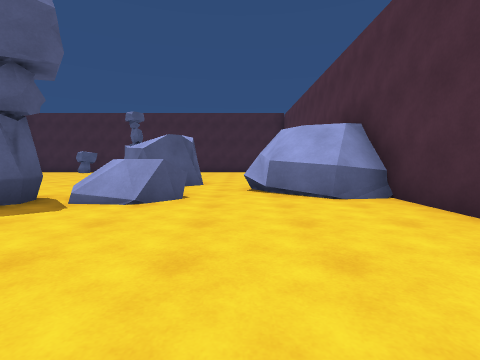
view 1 (above)

16 first-person views from a walk through a Unity game level. The camera is 1.2 m above the floor, tilts 4° down and sees 85° across. The floor is counted in squares, 2 m on a side. Each view is taken from the middle of a square. On the plan, view 1 faces up. The plan holds only what a view shows up to about 9 squares ahead; the rest is blank. The player character is not drawn.

view 2
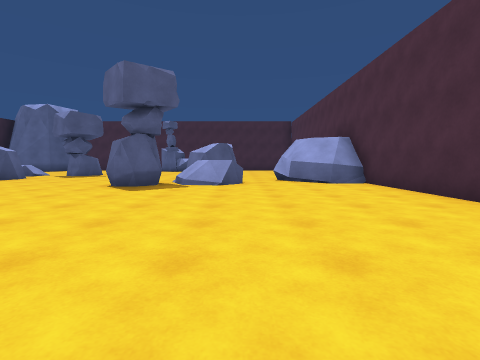

view 3
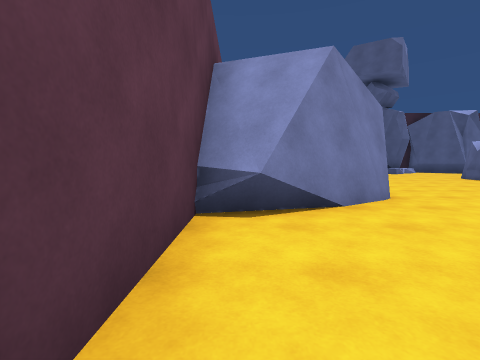

view 4
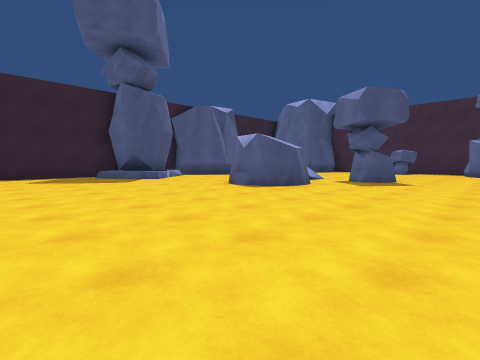

view 5
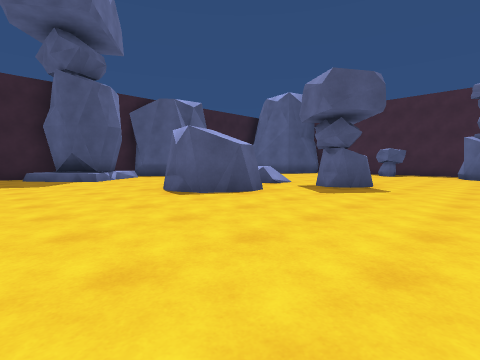

view 6
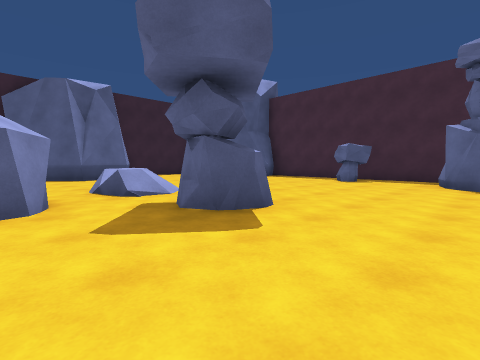

view 7
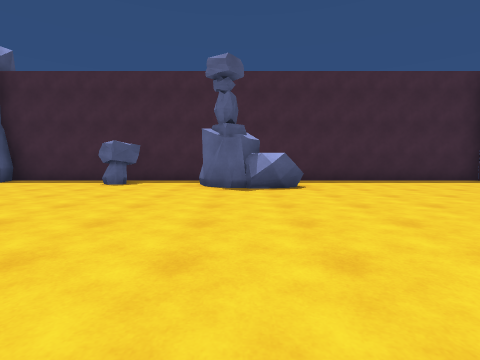

view 8
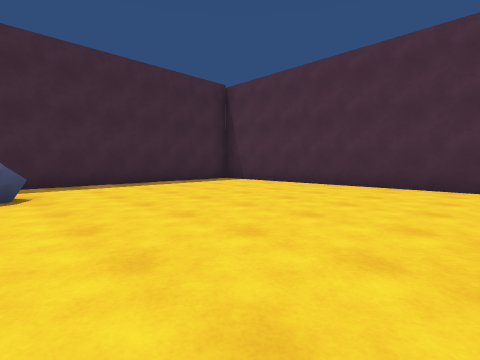

view 9
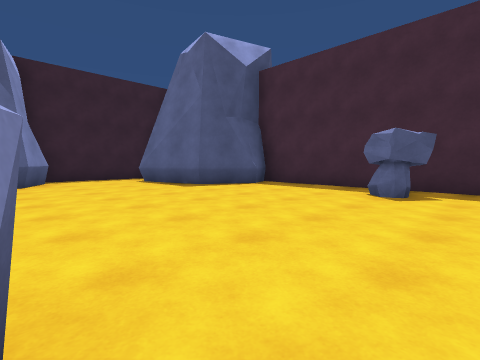

view 10
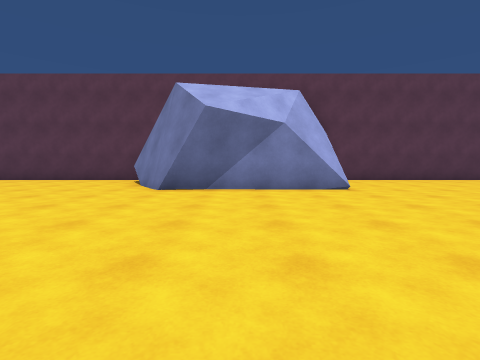

view 11
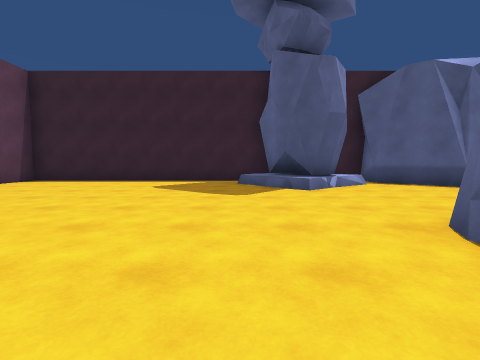

view 12
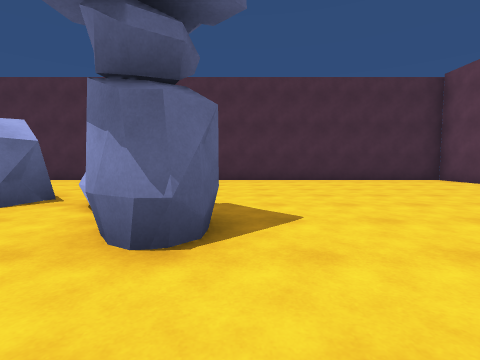

view 13
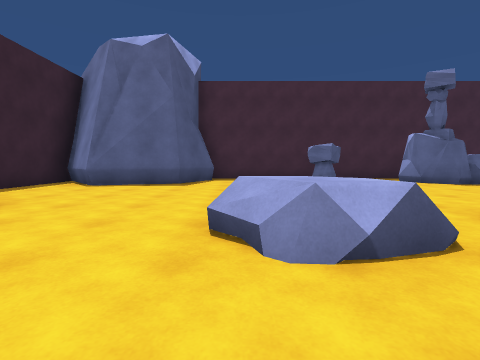

view 14
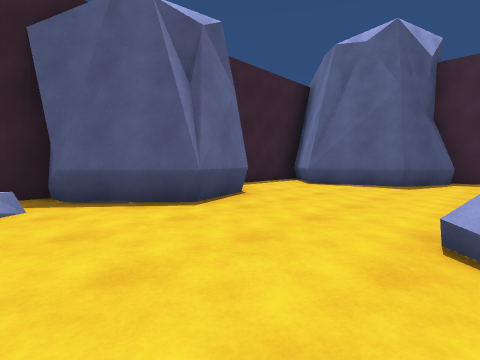

view 15
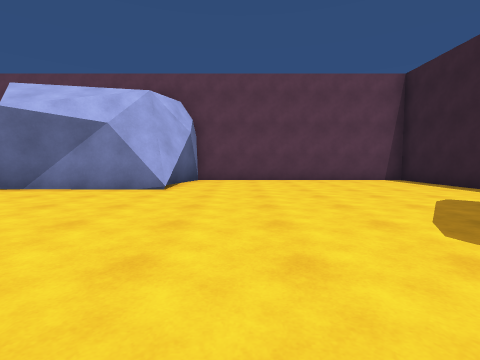

view 16
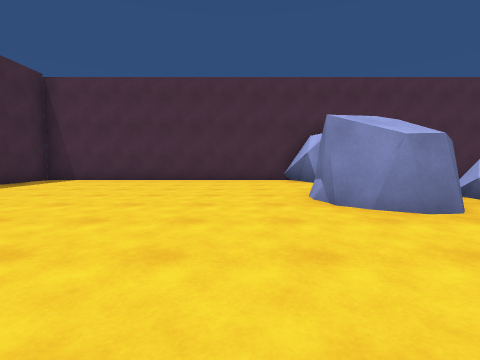

### Floor plan
Points are (right, up) in squares from view 1. A wall is a line through its corners. A room is listed if a view was taken in it or the views show most of it. See-through windows are left out.
Room 1 (views 1, 2, 3, 4, 5, 6, 7, 8, 9, 10, 11, 12, 13, 14, 15, 16)
walls: (-7.5, 8) (-7.9, 8); (-7.8, 7.9) (-8.2, 8.1); (-7.3, 8.5) (-7.6, 7.9); (-4.4, 3.6) (-3.9, 4.3); (-4.4, 3.6) (-4.1, 4.1); (-3.2, 4.2) (-3, 3.7) (-3.5, 3.3) (-4.2, 3.3) (-4.3, 3.9); (-3.8, 3.1) (-4.5, 3.7) (-3.9, 4.2); (-3.6, 3.2) (-4.2, 3.3); (-3.7, 3.1) (-4.2, 3.4); (0.6, 5.1) (0.5, 6.3); (-5.2, -0.7) (-3.8, -2.9); (-7, -0.9) (-5.7, -0.3) (-5.1, -0.9); (1.2, 6.8) (1.8, 7.1) (2.5, 7.2) (2.5, 15.3) (-3.8, 15.3); (1.3, 6.9) (2.3, 7.2); (-9.2, -0.7) (-5.8, -0.8); (1.6, 4.3) (0.8, 4.9) (0.5, 6.4); (1.9, 6.9) (2.5, 7.6); (-9.5, -1.8) (-9.2, -1) (-8.7, -0.7); (-4.1, -2.5) (-4.2, -3); (-14.7, 4.2) (-15.3, 3.7); (-15, 5.6) (-14.4, 5.2) (-14.3, 4.9) (-14.4, 4.5) (-14.8, 4.2); (-3.9, -2.8) (-4.1, -3.6); (-15, 4.5) (-15.2, 3.9) (-15.6, 3.7); (-6.1, 15.3) (-12.2, 15.3) (-11.9, 14.5) (-12.6, 13.1) (-14.7, 12.5) (-16.2, 14.1) (-16.2, 10.2); (-4.4, -3.5) (2.5, -3.5) (2.5, 5); (-16.2, 4) (-16.2, -3.5) (-9.7, -3.5) (-9.2, -1.8); (-15.6, 10.3) (-14.6, 9.8) (-14.1, 8.3) (-15.5, 6.8)
low walls: (-7.5, 8.1) (-7.8, 7.9); (-6.1, -0.8) (-5.3, -0.4); (-9.5, -1.3) (-9.2, -0.7); (-4.2, -2.3) (-3.8, -3.5); (-14.9, 6.2) (-14.4, 5.7); (-3.8, -2.9) (-4.1, -3.5); (-15.1, 4.6) (-15.3, 3.9)
ways out: gap at (-8, 15)
objects: rock (-11, 8) to (-10, 9); rock (-10, 5) to (-9, 6); other object (-9, 14) to (-8, 14); other object (-6, 13) to (-5, 14); rock (-4, 13) to (-4, 14); rock (-3, 6) to (-1, 7); rock (-2, 4) to (-1, 5)

Positions as (right, up) in squares from view 1, and headings:
1: (0, 0), facing up
2: (-1, -3), facing up
3: (-1, -3), facing left
4: (-5, 0), facing up-left
5: (-5, 2), facing up-left
6: (-5, 6), facing up-left
7: (-5, 7), facing up
8: (-4, 8), facing up-right
9: (-7, 9), facing up-left
10: (-7, 5), facing down
11: (-8, 3), facing left
12: (-6, 3), facing right
13: (-11, 6), facing up
14: (-11, 6), facing up-left
15: (-11, 5), facing down
16: (-6, 9), facing right
